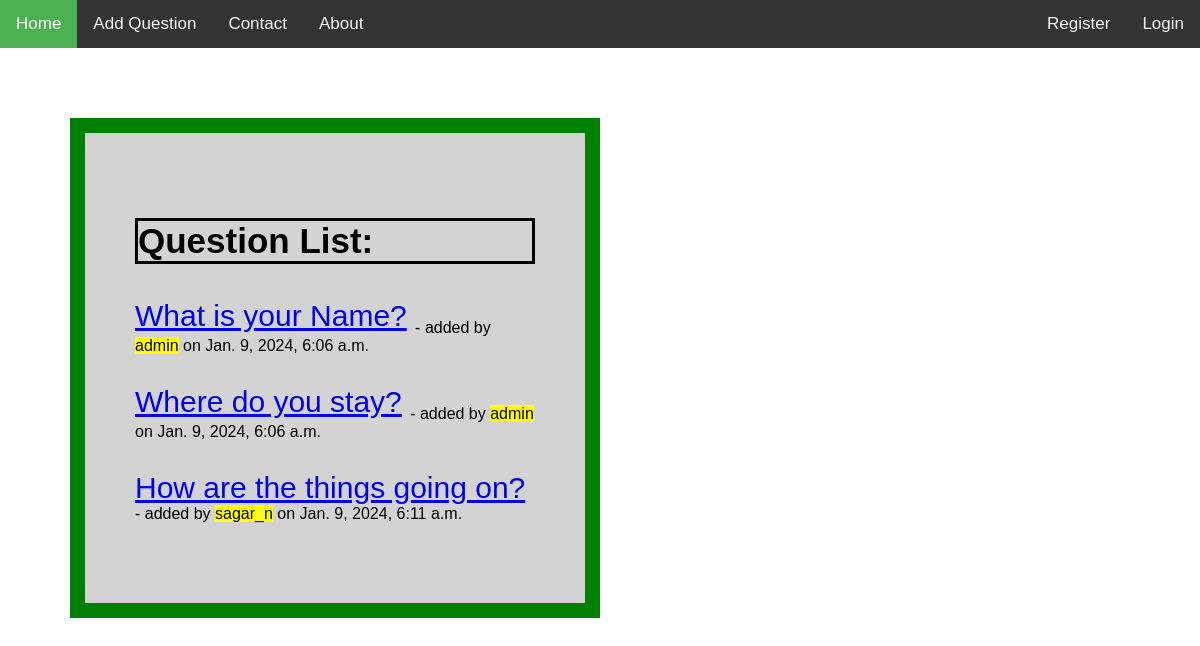
Screenshot of /polls/ with the database file from the repository.
### polls/models.py (models this page shows, shortened)
class Question(models.Model):
	question_text = models.CharField(max_length=200)
	pub_date = models.DateTimeField("date published")
	author = models.ForeignKey(User, on_delete=models.CASCADE)

### polls/views.py (the view)
# urls.py: path("", views.index, name='index'),
def index(request):
	ques=Question.objects.all()
	context={"questions":ques}
	return render(request, "polls/index.html", context)

### polls/templates/polls/index.html
{% extends "polls/base.html" %}
{% block content %}
<h3 style="border: 3px solid black; font-size: 35px;">Question List:</h3>
{% for q in questions %}
	<p style="font-size: 30px; background-color: lightgray;">
		<a href="{% url 'detail' q.id %}" class="quea">{{ q.question_text }}</a>
		<sub style="font-size:16px"> - added by <mark>{{ q.author }}</mark> on {{ q.pub_date }}</sub>
	</p>
{% endfor %}
{% endblock %}

### polls/templates/polls/base.html (style rules this page uses)
body { margin: 0; font-family: Arial, Helvetica, sans-serif; }

### rows the page displays
Question: question_text "What is your Name?", author "admin", pub_date "Jan. 9, 2024, 6:06 a.m."
Question: question_text "Where do you stay?", author "admin", pub_date "Jan. 9, 2024, 6:06 a.m."
Question: question_text "How are the things going on?", author "sagar_n", pub_date "Jan. 9, 2024, 6:11 a.m."
